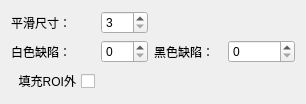
             <widget class="QWidget" name="page_3">
              <layout class="QGridLayout" name="gridLayout_12">
               <item row="2" column="4">
                <widget class="QSpinBox" name="sp_blackBad_2">
                 <property name="enabled">
                  <bool>true</bool>
                 </property>
                 <property name="buttonSymbols">
                  <enum>QAbstractSpinBox::UpDownArrows</enum>
                 </property>
                 <property name="minimum">
                  <number>0</number>
                 </property>
                 <property name="maximum">
                  <number>255</number>
                 </property>
                </widget>
               </item>
               <item row="2" column="0">
                <widget class="QLabel" name="lb_whiteBad_2">
                 <property name="text">
                  <string>白色缺陷：</string>
                 </property>
                </widget>
               </item>
               <item row="2" column="3">
                <widget class="QLabel" name="lb_blackBad_2">
                 <property name="text">
                  <string>黑色缺陷：</string>
                 </property>
                </widget>
               </item>
               <item row="1" column="0">
                <widget class="QLabel" name="label_10">
                 <property name="text">
                  <string>平滑尺寸：</string>
                 </property>
                </widget>
               </item>
               <item row="2" column="1" colspan="2">
                <widget class="QSpinBox" name="sp_whiteBad_2">
                 <property name="enabled">
                  <bool>true</bool>
                 </property>
                 <property name="buttonSymbols">
                  <enum>QAbstractSpinBox::UpDownArrows</enum>
                 </property>
                 <property name="minimum">
                  <number>0</number>
                 </property>
                 <property name="maximum">
                  <number>255</number>
                 </property>
                </widget>
               </item>
               <item row="3" column="0">
                <widget class="QCheckBox" name="cb_fillOutRoi">
                 <property name="enabled">
                  <bool>true</bool>
                 </property>
                 <property name="toolTip">
                  <string>将ROI外的区域填充为某一灰度值</string>
                 </property>
                 <property name="layoutDirection">
                  <enum>Qt::RightToLeft</enum>
                 </property>
                 <property name="text">
                  <string>填充ROI外</string>
                 </property>
                </widget>
               </item>
               <item row="1" column="3" colspan="2">
                <spacer name="horizontalSpacer_9">
                 <property name="orientation">
                  <enum>Qt::Horizontal</enum>
                 </property>
                 <property name="sizeHint" stdset="0">
                  <size>
                   <width>141</width>
                   <height>20</height>
                  </size>
                 </property>
                </spacer>
               </item>
               <item row="1" column="1" colspan="2">
                <widget class="QSpinBox" name="sp_meanSize">
                 <property name="enabled">
                  <bool>true</bool>
                 </property>
                 <property name="buttonSymbols">
                  <enum>QAbstractSpinBox::UpDownArrows</enum>
                 </property>
                 <property name="minimum">
                  <number>3</number>
                 </property>
                 <property name="maximum">
                  <number>99</number>
                 </property>
                 <property name="singleStep">
                  <number>2</number>
                 </property>
                </widget>
               </item>
              </layout>
             </widget>
